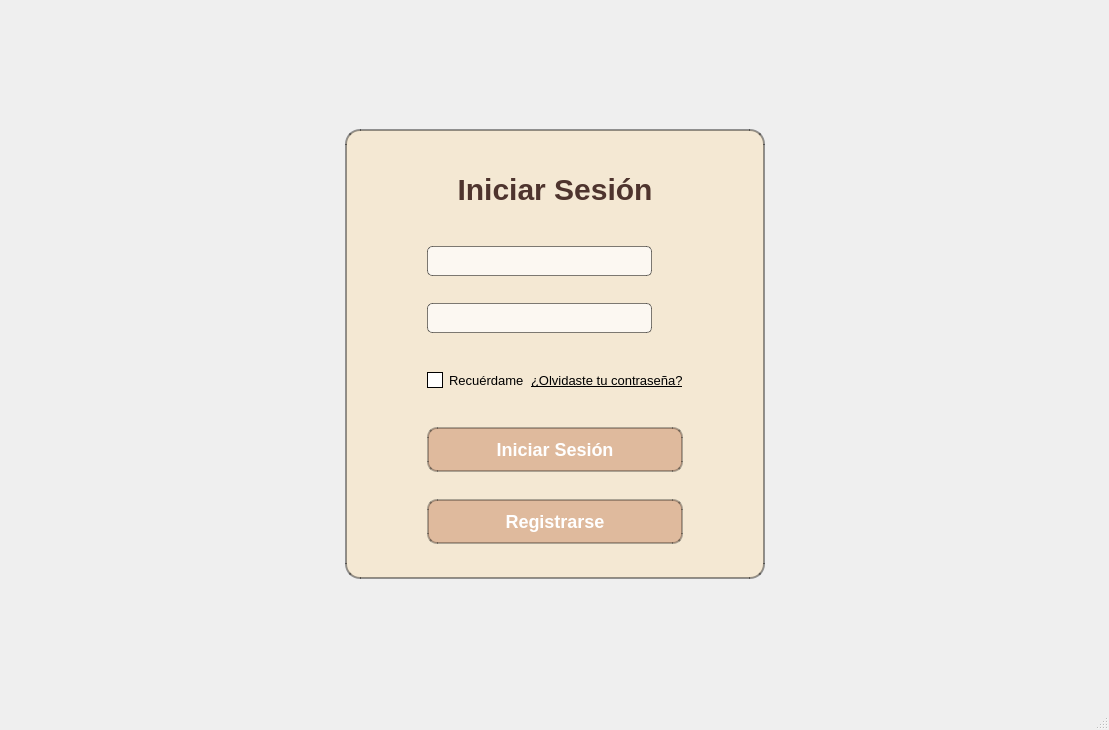
<?xml version="1.0" encoding="UTF-8"?>
<ui version="4.0">
 <class>MainWindow</class>
 <widget class="QMainWindow" name="MainWindow">
  <property name="geometry">
   <rect>
    <x>0</x>
    <y>0</y>
    <width>1109</width>
    <height>730</height>
   </rect>
  </property>
  <property name="windowTitle">
   <string>MainWindow</string>
  </property>
  <widget class="QWidget" name="centralwidget">
   <property name="styleSheet">
    <string notr="true">QWidget#centralwidget{
	border-image: url(:/cct/background.jpg);
}</string>
   </property>
   <layout class="QGridLayout" name="gridLayout">
    <item row="1" column="2">
     <spacer name="hs_3">
      <property name="orientation">
       <enum>Qt::Orientation::Horizontal</enum>
      </property>
      <property name="sizeHint" stdset="0">
       <size>
        <width>40</width>
        <height>20</height>
       </size>
      </property>
     </spacer>
    </item>
    <item row="0" column="1">
     <spacer name="vs2">
      <property name="orientation">
       <enum>Qt::Orientation::Vertical</enum>
      </property>
      <property name="sizeHint" stdset="0">
       <size>
        <width>20</width>
        <height>40</height>
       </size>
      </property>
     </spacer>
    </item>
    <item row="1" column="1">
     <widget class="QWidget" name="widget" native="true">
      <property name="minimumSize">
       <size>
        <width>420</width>
        <height>450</height>
       </size>
      </property>
      <property name="maximumSize">
       <size>
        <width>16777215</width>
        <height>16777215</height>
       </size>
      </property>
      <property name="styleSheet">
       <string notr="true">QWidget#widget {
    background-color: rgba(245, 232, 208, 0.9);
    border-radius: 15px;
    border: 2px solid rgba(0, 0, 0, 0.4);
}

QLineEdit {
    padding: 5px;
    font-family: &quot;Arial&quot;;
    font-size: 14px;
    color: #4A3D2D;
	border: 1px solid rgba(0, 0, 0, 0.5);
	border-radius: 5px;
	background-color: rgba(255, 255, 255, 0.7);
}

QLineEdit:focus {
    border: 1px solid #C69C8D;
    background-color: rgba(255, 255, 255, 1);  
}

QPushButton {
    background-color: rgba(220, 180, 150, 0.9);
    border: 2px solid rgba(0, 0, 0, 0.3); 
    border-radius: 10px; 
    padding: 10px; 
    color: #ffffff; 
    font-family: &quot;Arial&quot;; 
    font-size: 18px;
}

QPushButton:hover {
    background-color: rgba(200, 160, 130, 1);
}

QPushButton:pressed {
    background-color: rgba(180, 140, 100, 1);
}

QLabel {
	font-size: 13px;
}

QCheckBox {
    font-size: 13px;
}
QCheckBox::indicator {
	background-color: white;
	border: 1px solid black;
    width: 14px;
    height: 14px;
}
QCheckBox::indicator:checked {
    background-color: #6D4C41;
	border: 1px solid black;
}</string>
      </property>
      <layout class="QGridLayout" name="gridLayout_3">
       <item row="2" column="4">
        <spacer name="hs_2">
         <property name="orientation">
          <enum>Qt::Orientation::Horizontal</enum>
         </property>
         <property name="sizeHint" stdset="0">
          <size>
           <width>40</width>
           <height>20</height>
          </size>
         </property>
        </spacer>
       </item>
       <item row="0" column="0">
        <spacer name="hs_1">
         <property name="orientation">
          <enum>Qt::Orientation::Horizontal</enum>
         </property>
         <property name="sizeHint" stdset="0">
          <size>
           <width>40</width>
           <height>20</height>
          </size>
         </property>
        </spacer>
       </item>
       <item row="1" column="3">
        <widget class="QLabel" name="correo_icon">
         <property name="maximumSize">
          <size>
           <width>30</width>
           <height>30</height>
          </size>
         </property>
         <property name="styleSheet">
          <string notr="true">border-image: url(:/cct/carta.png);
</string>
         </property>
         <property name="text">
          <string/>
         </property>
        </widget>
       </item>
       <item row="2" column="1" colspan="2">
        <widget class="QLineEdit" name="password_editline">
         <property name="maximumSize">
          <size>
           <width>16777215</width>
           <height>16777215</height>
          </size>
         </property>
         <property name="echoMode">
          <enum>QLineEdit::EchoMode::Password</enum>
         </property>
         <property name="alignment">
          <set>Qt::AlignmentFlag::AlignCenter</set>
         </property>
        </widget>
       </item>
       <item row="2" column="3">
        <widget class="QLabel" name="password_icon">
         <property name="maximumSize">
          <size>
           <width>25</width>
           <height>25</height>
          </size>
         </property>
         <property name="styleSheet">
          <string notr="true">border-image: url(:/cct/candado.png);</string>
         </property>
         <property name="text">
          <string/>
         </property>
        </widget>
       </item>
       <item row="4" column="1">
        <widget class="QCheckBox" name="remember_checkbox">
         <property name="font">
          <font>
           <family>Arial</family>
           <pointsize>-1</pointsize>
          </font>
         </property>
         <property name="styleSheet">
          <string notr="true">color: rgb(0, 0, 0);</string>
         </property>
         <property name="text">
          <string>Recuérdame</string>
         </property>
         <property name="tristate">
          <bool>false</bool>
         </property>
        </widget>
       </item>
       <item row="0" column="1" colspan="3">
        <widget class="QLabel" name="label">
         <property name="minimumSize">
          <size>
           <width>0</width>
           <height>0</height>
          </size>
         </property>
         <property name="maximumSize">
          <size>
           <width>16777215</width>
           <height>60</height>
          </size>
         </property>
         <property name="font">
          <font>
           <family>Tahoma</family>
           <pointsize>-1</pointsize>
           <bold>true</bold>
          </font>
         </property>
         <property name="styleSheet">
          <string notr="true">font-size: 30px;
font-weight: bold;
color: #4E342E;
text-align: center;
text-shadow: 1px 1px 2px rgba(0, 0, 0, 0.2);
</string>
         </property>
         <property name="text">
          <string>Iniciar Sesión</string>
         </property>
         <property name="alignment">
          <set>Qt::AlignmentFlag::AlignCenter</set>
         </property>
        </widget>
       </item>
       <item row="5" column="1" colspan="3">
        <widget class="QPushButton" name="login_button">
         <property name="font">
          <font>
           <family>Arial</family>
           <pointsize>-1</pointsize>
           <bold>true</bold>
          </font>
         </property>
         <property name="text">
          <string>Iniciar Sesión</string>
         </property>
        </widget>
       </item>
       <item row="6" column="1" colspan="3">
        <widget class="QPushButton" name="register_button">
         <property name="font">
          <font>
           <family>Arial</family>
           <pointsize>-1</pointsize>
           <bold>true</bold>
          </font>
         </property>
         <property name="text">
          <string>Registrarse</string>
         </property>
        </widget>
       </item>
       <item row="4" column="2" colspan="2">
        <widget class="QLabel" name="forgot_password_label">
         <property name="minimumSize">
          <size>
           <width>0</width>
           <height>40</height>
          </size>
         </property>
         <property name="font">
          <font>
           <family>Arial</family>
           <pointsize>-1</pointsize>
           <underline>true</underline>
          </font>
         </property>
         <property name="styleSheet">
          <string notr="true">QLabel {
	color: rgb(0, 0, 0);
}

QLabel:hover {
    color: #A0522D;
}</string>
         </property>
         <property name="text">
          <string>¿Olvidaste tu contraseña?</string>
         </property>
        </widget>
       </item>
       <item row="1" column="1" colspan="2">
        <widget class="QLineEdit" name="email_editline">
         <property name="maximumSize">
          <size>
           <width>16777215</width>
           <height>16777215</height>
          </size>
         </property>
         <property name="styleSheet">
          <string notr="true"/>
         </property>
         <property name="alignment">
          <set>Qt::AlignmentFlag::AlignCenter</set>
         </property>
        </widget>
       </item>
      </layout>
     </widget>
    </item>
    <item row="1" column="0">
     <spacer name="hs_4">
      <property name="orientation">
       <enum>Qt::Orientation::Horizontal</enum>
      </property>
      <property name="sizeHint" stdset="0">
       <size>
        <width>40</width>
        <height>20</height>
       </size>
      </property>
     </spacer>
    </item>
    <item row="2" column="1">
     <spacer name="vs1">
      <property name="orientation">
       <enum>Qt::Orientation::Vertical</enum>
      </property>
      <property name="sizeHint" stdset="0">
       <size>
        <width>20</width>
        <height>40</height>
       </size>
      </property>
     </spacer>
    </item>
   </layout>
  </widget>
  <widget class="QMenuBar" name="menubar">
   <property name="geometry">
    <rect>
     <x>0</x>
     <y>0</y>
     <width>1109</width>
     <height>22</height>
    </rect>
   </property>
  </widget>
  <widget class="QStatusBar" name="statusbar"/>
 </widget>
 <resources>
  <include location="../../img/background.qrc"/>
  <include location="../../img/candadoW.qrc"/>
  <include location="../../img/correoW.qrc"/>
  <include location="../../img/usuarioW.qrc"/>
 </resources>
 <connections/>
</ui>
